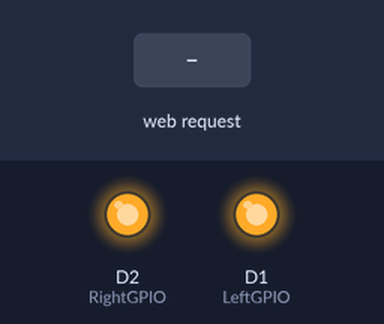
Simulated run of this sketch. Board: ESP8266 (NodeMCU). Shown: output pins drawn as LEDs (lit = HIGH). The inputs (shaded band) are chosen by the test bench. WiFi joins after 1.5 s; servers stay silent unless stated; what the sketch prints to the serial monitor is not drawn.

Above: at 7.7 s.
7.8 s: HTTP request GET /left received
At 8.2 s:
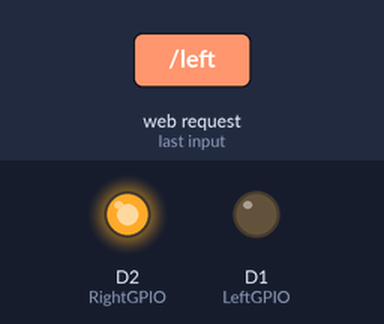
9.8 s: HTTP request GET /right received
At 10.2 s:
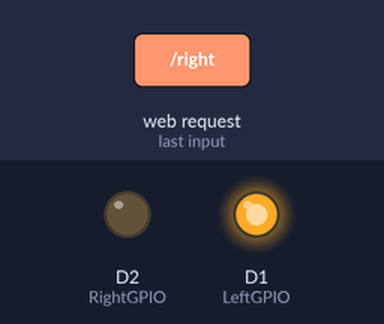
Timing chart, 0 to 12.8 s (numbered marks = the images above; inputs shaded):
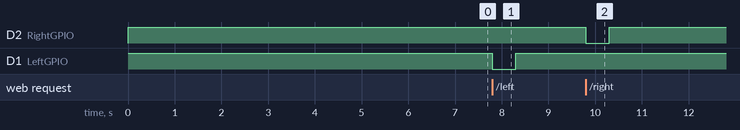

The sketch:

ESP8266-Garage-door-opener.ino
```cpp
/*********
  This is a fork from work of:
  Rui Santos
  Complete project details at http://randomnerdtutorials.com
  Controlling two garage doors VIA IAoT

  Project file:
  https://www.codemacs.com/iaot/applications/esp8266-garage-door-opener.4002131.htm
*********/

#include <ESP8266WiFi.h>
#include <WiFiClient.h>
#include <ESP8266WebServer.h>
#include <ESP8266mDNS.h>

MDNSResponder mdns;

// Replace with your network credentials
const char* ssid = "YOUR_SSID";
const char* password = "SSID_PASSWORD";

ESP8266WebServer server(80);

String webPage = "";

static const int LeftGPIO = D1;
static const int RightGPIO = D2;

void setup(void){
  webPage += "<h1>Garage Doors</h1><p><a href=\"left\"><button>Left Gate</button></a>&nbsp;<a href=\"right\"><button>Right Gate</button></a></p>";
  // preparing GPIOs
  pinMode(LeftGPIO, OUTPUT);
  digitalWrite(LeftGPIO, HIGH);

  pinMode(RightGPIO, OUTPUT);
  digitalWrite(RightGPIO, HIGH);

  Serial.begin(115200);
  delay(5000);
  WiFi.begin(ssid, password);
  Serial.println("");

  // Wait for connection
  while (WiFi.status() != WL_CONNECTED) {
    delay(500);
    Serial.print(".");
  }
  Serial.println("");
  Serial.print("Connected to ");
  Serial.println(ssid);
  Serial.print("IP address: ");
  Serial.println(WiFi.localIP());

  if (mdns.begin("esp8266", WiFi.localIP())) {
    Serial.println("MDNS responder started");
  }
  // Plain server response without any action
  server.on("/", [](){
    server.send(200, "text/html", webPage);
  });
  // Server response is to emulate a button press by shortening connection for half a second
  server.on("/left", [](){
    server.send(200, "text/html", webPage);
    digitalWrite(LeftGPIO, LOW);
    delay(500);
    digitalWrite(LeftGPIO, HIGH);
    delay(1000);
  });
  // Server response is to emulate a button press by shortening connection for half a second
  server.on("/right", [](){
    server.send(200, "text/html", webPage);
    digitalWrite(RightGPIO, LOW);
    delay(500);
    digitalWrite(RightGPIO, HIGH);
    delay(1000);
  });
  server.begin();
  Serial.println("HTTP server started");
}

void loop(void){
  server.handleClient();
}
```

Measured:
- after the input at 7.8 s, D1 (LeftGPIO): HIGH → LOW at once, → HIGH 0.50 s later
- after the input at 9.8 s, D2 (RightGPIO): HIGH → LOW at once, → HIGH 0.50 s later
